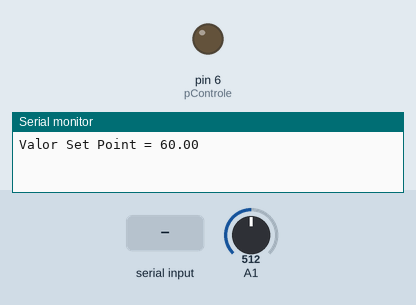
The sketch below on a simulated Arduino Uno, built with avr-gcc and run on an emulated ATmega328P. On the bench: output pins drawn as LEDs (lit = HIGH), the last lines printed to the serial monitor. The inputs (shaded band) are chosen by the test bench; at power-on: A1 = 512.

Above: at 1.2 s.
1.3 s: "1" received over Serial
At 2.0 s:
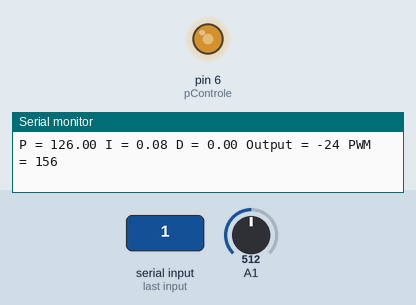
2.9 s: A1 set to 716
At 4.2 s:
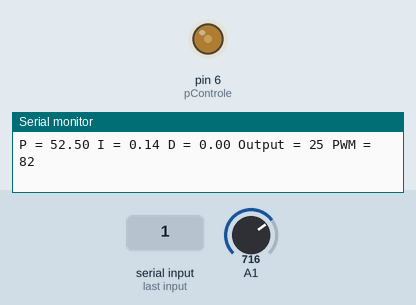
4.5 s: A1 set to 900
At 5.6 s:
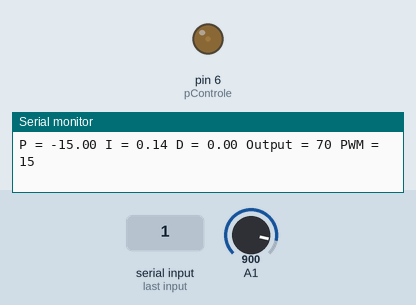
6.1 s: A1 set to 511
At 6.25 s:
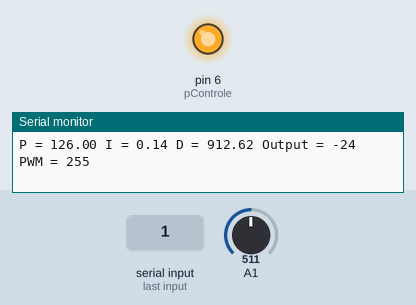
7.8 s: A1 set to 122
At 9.2 s:
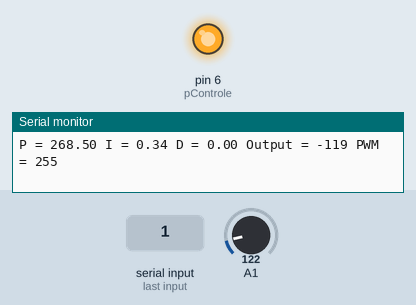
10.8 s: A1 set to 1023
At 11.4 s:
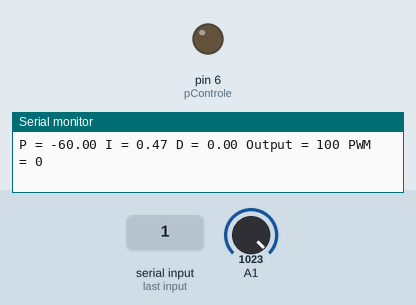
Timing chart, 0 to 13.3 s (numbered marks = the images above; inputs shaded):
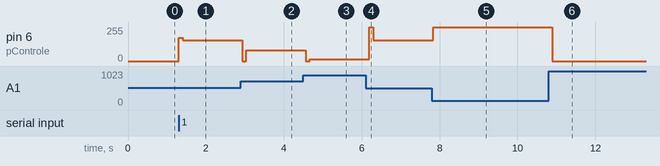

Measured:
- after the input at 1.3 s, pin 6 (pControle): 0/255 → 174/255 at once, → 156/255 0.10 s later
- after the input at 2.9 s, pin 6 (pControle): 156/255 → 0/255 at once, → 82/255 0.10 s later
- after the input at 4.5 s, pin 6 (pControle): 82/255 → 0/255 after 0.07 s, → 15/255 0.10 s later
- after the input at 6.1 s, pin 6 (pControle): 15/255 → 255/255 after 0.10 s, → 156/255 0.10 s later
- after the input at 7.8 s, pin 6 (pControle): 156/255 → 255/255 at once
- after the input at 10.8 s, pin 6 (pControle): 255/255 → 0/255 after 0.10 s

The sketch:

PID_1.0.ino
```cpp
// 0 -> resfriando(MAX)
// 50 -> desligar
// 100 -> aquecendo (MAX)

// Temperatura: A0 0 - 1024
// 0: 0
// 1024: 100
#define pSensor   A0
#define pControle 6

float setPoint, error;
float P, I, D, Kp, Ki, Kd, Pid;
float lastRead = 0;
float lastProcess = 0;
int Read, controlePWM;

void setup(){
  Kp = 1.5;
  Ki = 0.5;
  Kd = 1;
  Serial.begin(9600);
  pinMode(pSensor, INPUT);
  pinMode(pControle, OUTPUT);
  setPoint = 60;
  Serial.print("Valor Set Point = ");
  Serial.println(setPoint);

}

void loop(){
  if (Serial.available()){
   // Leitura da Serial
  Read = map(analogRead(1), 612,1023,0,100);

  // Implementação PID
  error = setPoint - Read;
  float deltaTime = (millis() - lastProcess) / 1000; ;
  lastProcess = millis();
  // P
  P = error*Kp;

  // I
  I = I + (error * Ki) * (deltaTime/1000);

  // D
  D = (lastRead - Read) * Kd / (deltaTime);
  lastRead = Read;

  //PID
  Pid = P + I + D;

  // Converter PID para Controle


  controlePWM = (Pid+30);

   if (controlePWM > 255){
    controlePWM = 255;
  }
  if (controlePWM<0){
    controlePWM = 0;
  }

  // Saída do Controle
  analogWrite(pControle, controlePWM);
  Serial.print("P = ");
  Serial.print(P);
  Serial.print(" ");
  Serial.print("I = ");
  Serial.print(I);
  Serial.print(" ");
  Serial.print("D = ");
  Serial.print(D);
  Serial.print(" ");
  Serial.print("Output = ");
  Serial.print(Read);
  Serial.print(" ");
  Serial.print("PWM = ");
  Serial.println(controlePWM);
  delay(100);
}
}
```
